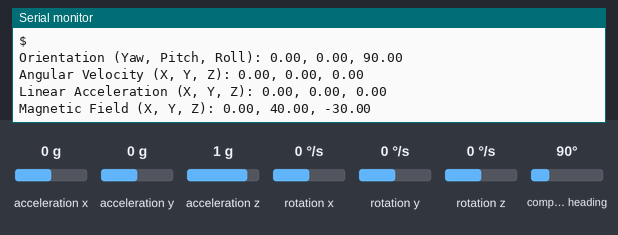
Bench run of a sketch on a simulated Arduino Mega 2560, built for the host (arithmetic inside an expression is 32-bit, double 64-bit). Shown: the last lines printed to the serial monitor. The inputs (shaded band) are chosen by the test bench; at power-on: acceleration x 0 g, acceleration y 0 g, acceleration z 1 g, rotation x 0 °/s, rotation y 0 °/s, rotation z 0 °/s, compass heading 90°.

Above: at 2.2 s.
2.3 s: acceleration x set to -1.4 g
At 2.36 s:
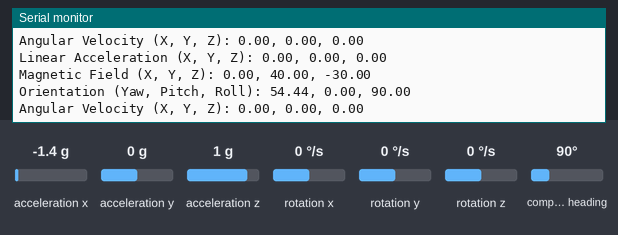
5.3 s: acceleration y set to -1.4 g
At 5.3 s:
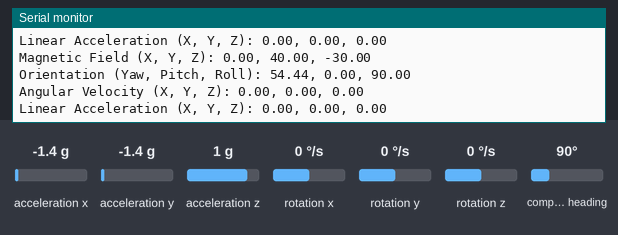
6.8 s: acceleration z set to -1.4 g
At 7.33 s:
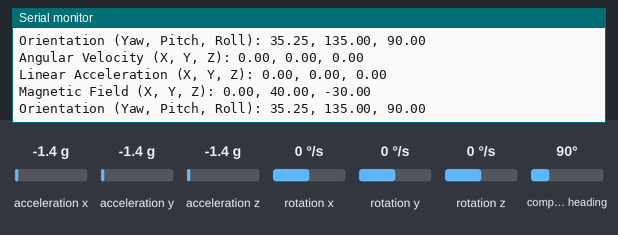
11.3 s: rotation x set to -192 °/s
At 11.41 s:
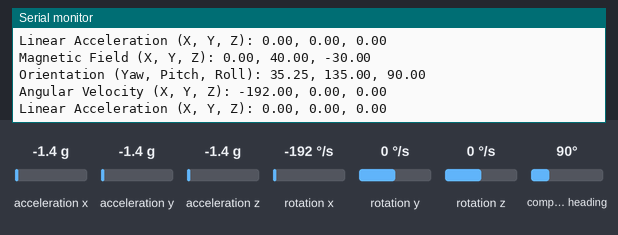
12.8 s: rotation y set to -192 °/s
At 12.88 s:
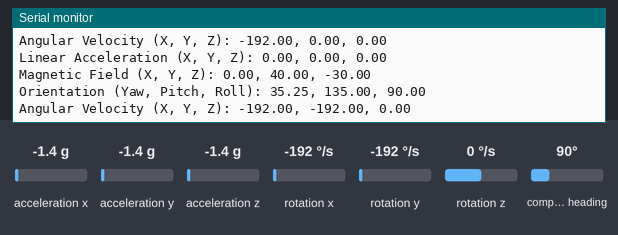
Timing chart, 0 to 15.3 s (numbered marks = the images above; inputs shaded):
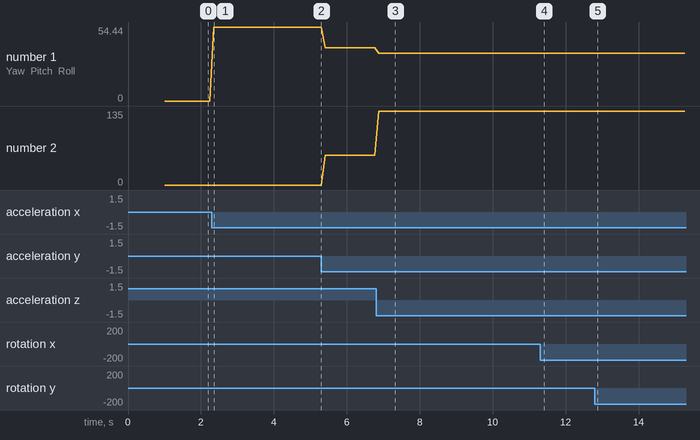

The sketch:

BeginIntegration_Matthew.ino
```cpp
#include <Wire.h>
#include <Adafruit_Sensor.h>
#include <Adafruit_BNO055.h>
#include <utility/imumaths.h>
#include <Adafruit_GPS.h>

#define GPSSerial Serial1
Adafruit_BNO055 bno = Adafruit_BNO055(55, 0x28, &Wire1);

void setup(void)
{
  Serial.begin(115200);

  while (!Serial) delay(10);  // wait for serial port to open!
  if(!bno.begin())
  {
    /* There was a problem detecting the BNO055 ... check your connections */
    Serial.print("Ooops, no BNO055 detected ... Check your wiring or I2C ADDR!");
    while(1);
  }
  GPSSerial.begin(9600);
  delay(1000);

  bno.setExtCrystalUse(true);
}


void loop(void){
//IMU______________________________________________________________________
  // Orientation (Euler angles)
  sensors_event_t event;
  bno.getEvent(&event);
  Serial.print("Orientation (Yaw, Pitch, Roll): ");
  Serial.print(-event.orientation.y); Serial.print(", ");
  Serial.print(event.orientation.z); Serial.print(", ");
  Serial.println(event.orientation.x);

  // Angular velocity (rad/s)
  imu::Vector<3> gyro = bno.getVector(Adafruit_BNO055::VECTOR_GYROSCOPE);
  Serial.print("Angular Velocity (X, Y, Z): ");
  Serial.print(gyro.x()); Serial.print(", ");
  Serial.print(gyro.y()); Serial.print(", ");
  Serial.println(gyro.z());

  // Linear acceleration (m/s^2)
  imu::Vector<3> accel = bno.getVector(Adafruit_BNO055::VECTOR_LINEARACCEL);
  Serial.print("Linear Acceleration (X, Y, Z): ");
  Serial.print(accel.x()); Serial.print(", ");
  Serial.print(accel.y()); Serial.print(", ");
  Serial.println(accel.z());

  // Magnetic field (µT)
  imu::Vector<3> mag = bno.getVector(Adafruit_BNO055::VECTOR_MAGNETOMETER);
  Serial.print("Magnetic Field (X, Y, Z): ");
  Serial.print(mag.x()); Serial.print(", ");
  Serial.print(mag.y()); Serial.print(", ");
  Serial.println(mag.z());

  Serial.println(); // Blank line between samples
  delay(100); // Slight delay for readability
//GPS ___________________________________________________________________________________
    while (Serial.available()) {
    char c = Serial.read();
    GPSSerial.write(c);
    Serial.println();
  }
  while (GPSSerial.available()) {
    char c = GPSSerial.read();
    Serial.write(c);
    Serial.println();
  }
}
```

Measured:
- after the input at 2.3 s, the serial monitor: prints a new line after 0.06 s (image 1)
- after the input at 6.8 s, the serial monitor: prints a new line after 0.08 s (image 3)
- after the input at 11.3 s, the serial monitor: prints a new line after 0.11 s (image 4)
- after the input at 12.8 s, the serial monitor: prints a new line after 0.08 s (image 5)
- plotted number 1: 0 → 54.44 after the input at 2.3 s, 54.44 → 39.13 after the input at 5.3 s, 39.13 → 35.25 after the input at 6.8 s
- plotted number 2: 54.44 → 135 after the input at 6.8 s
